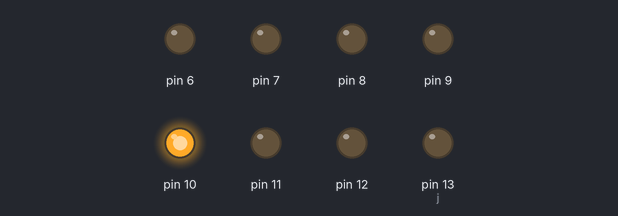
A sketch run on a simulated Arduino Uno, built with avr-gcc and run on an emulated ATmega328P. On the bench: output pins drawn as LEDs (lit = HIGH).

Above: at 0.1 s.
Timing chart, 0 to 1.6 s (numbered marks = the images above):
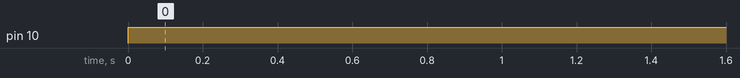

The sketch:

10_4_Dec2Bin_8Led.ino
```cpp
void setup() {
  // put your setup code here, to run once:
  int i;
  for(i = 6;i<=13;i++){
    pinMode(i,OUTPUT);
  }

}

void loop() {
   //put your main code here, to run repeatedly:
//  int m;
//  for(m=0;m<=255;m++){
//    int i;
//    int j;
//    int n[7];
//    int b = 2;
//    for(i = 7;i>=0;i--){
//    n[i]=m%b;
//    m = m/b;
//  }
//  for(i=0,j=13;i<=7,j>=6;i++,j--){
//    if(n[i] == 1){
//      digitalWrite(j,HIGH);
//    }
//    if(n[i] == 0){
//      digitalWrite(j,LOW);
//    }
//  }
//       delay(200);
//  }

    //for(int m=0;m<=255;m++){
      setModeBin(16);
      delay(200);
   //}
}

void setModeBin(int m){
    int i;
    int j;
    int b=2;
    int n[7];
    for(i = 7;i>=0;i--){
      n[i]=m%b;
      m = m/b;
    }
      for(i=0,j=13;i<=7,j>=6;i++,j--){
    if(n[i] == 1){
      digitalWrite(j,HIGH);
    }
    if(n[i] == 0){
      digitalWrite(j,LOW);
    }
  }
  }
```

Measured:
- by itself, pin 10: LOW → HIGH at 0.00 s
